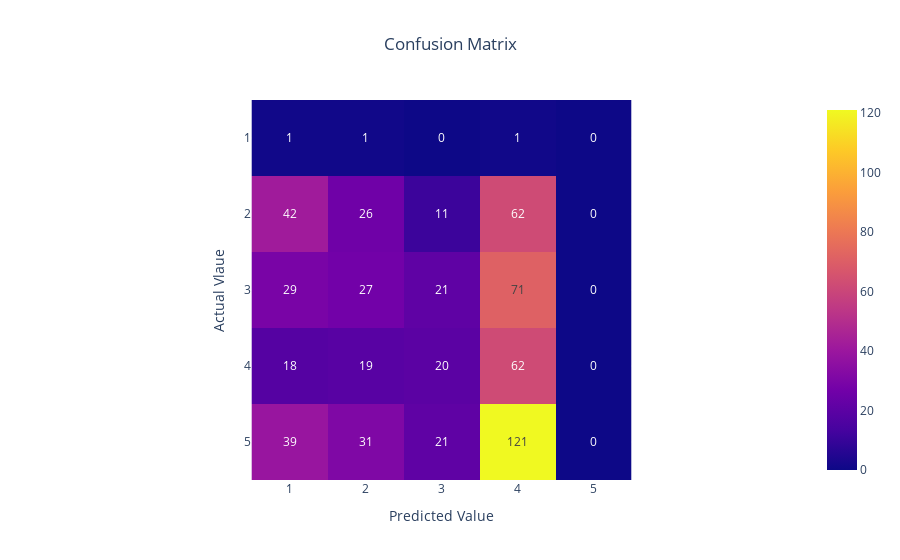

The notebook cell this image was saved under:
### Code cell
confusion = confusion_matrix(y_test, y_test_pred)
 
fig = px.imshow(confusion, labels=dict(x="Predicted Value", y="Actual Vlaue"), x=[1,2,3,4,5],y=[1,2,3,4,5] ,text_auto=True, title='Confusion Matrix')
fig.update_layout(title_x=0.5)
fig. show()

### Figure 1 — Plotly figure (JSON) as saved in the notebook; plotly's stock layout.template omitted (floating-point values rounded to 4 significant figures)
{"data": [{"coloraxis": "coloraxis", "hovertemplate": "Predicted Value: %{x}<br>Actual Vlaue: %{y}<br>color: %{z}<extra></extra>", "name": "0", "texttemplate": "%{z}", "type": "heatmap", "x": [1, 2, 3, 4, 5], "xaxis": "x", "y": [1, 2, 3, 4, 5], "yaxis": "y", "z": [[1, 1, 0, 1, 0], [42, 26, 11, 62, 0], [29, 27, 21, 71, 0], [18, 19, 20, 62, 0], [39, 31, 21, 121, 0]]}], "layout": {"coloraxis": {"colorscale": [[0, "#0d0887"], [0.1111, "#46039f"], [0.2222, "#7201a8"], [0.3333, "#9c179e"], [0.4444, "#bd3786"], [0.5556, "#d8576b"], [0.6667, "#ed7953"], [0.7778, "#fb9f3a"], [0.8889, "#fdca26"], [1, "#f0f921"]]}, "title": {"text": "Confusion Matrix", "x": 0.5}, "xaxis": {"anchor": "y", "constrain": "domain", "domain": [0, 1], "scaleanchor": "y", "title": {"text": "Predicted Value"}}, "yaxis": {"anchor": "x", "autorange": "reversed", "constrain": "domain", "domain": [0, 1], "title": {"text": "Actual Vlaue"}}}}
